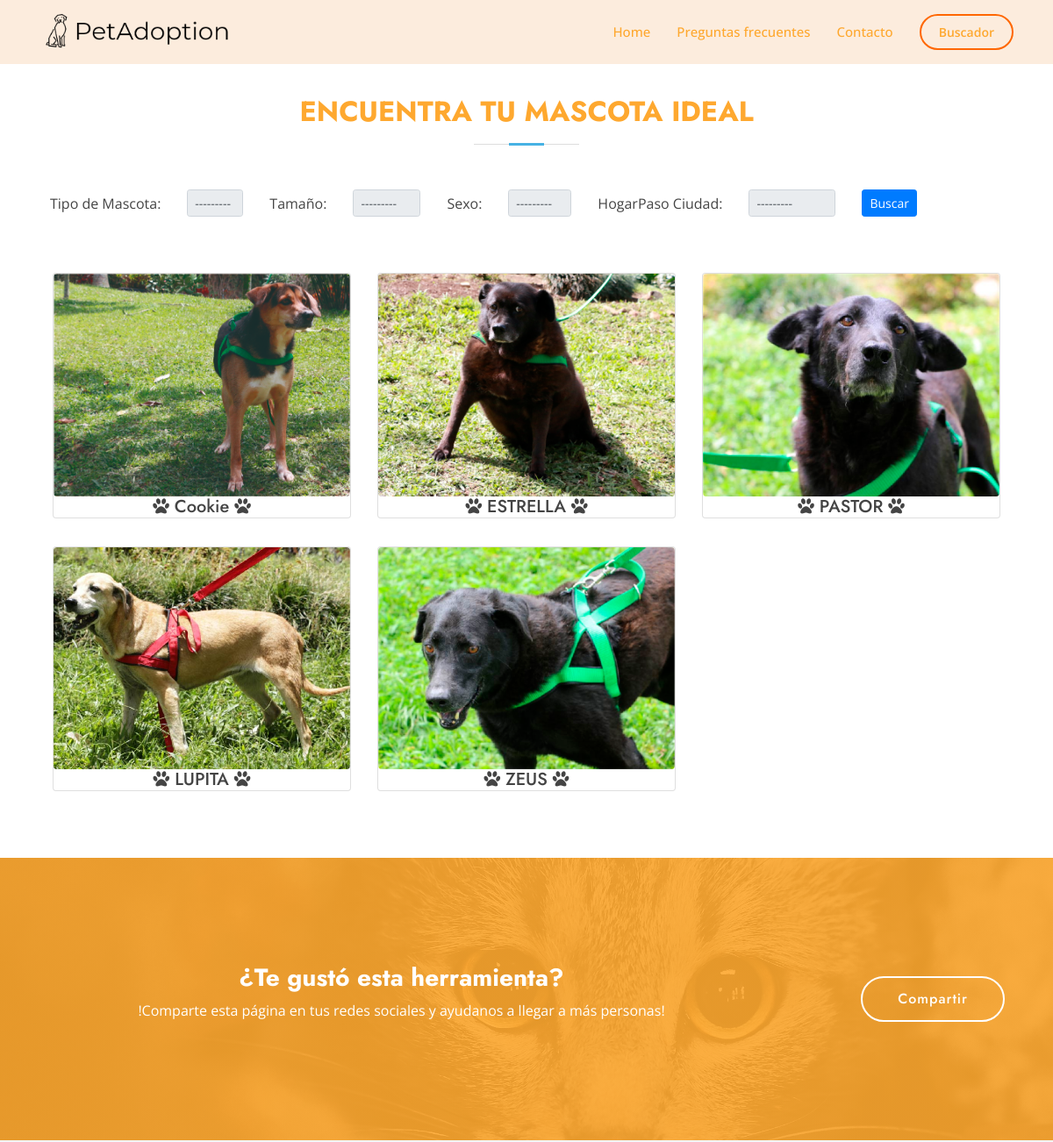
Before: /buscador/ (upper part) with the older database file.
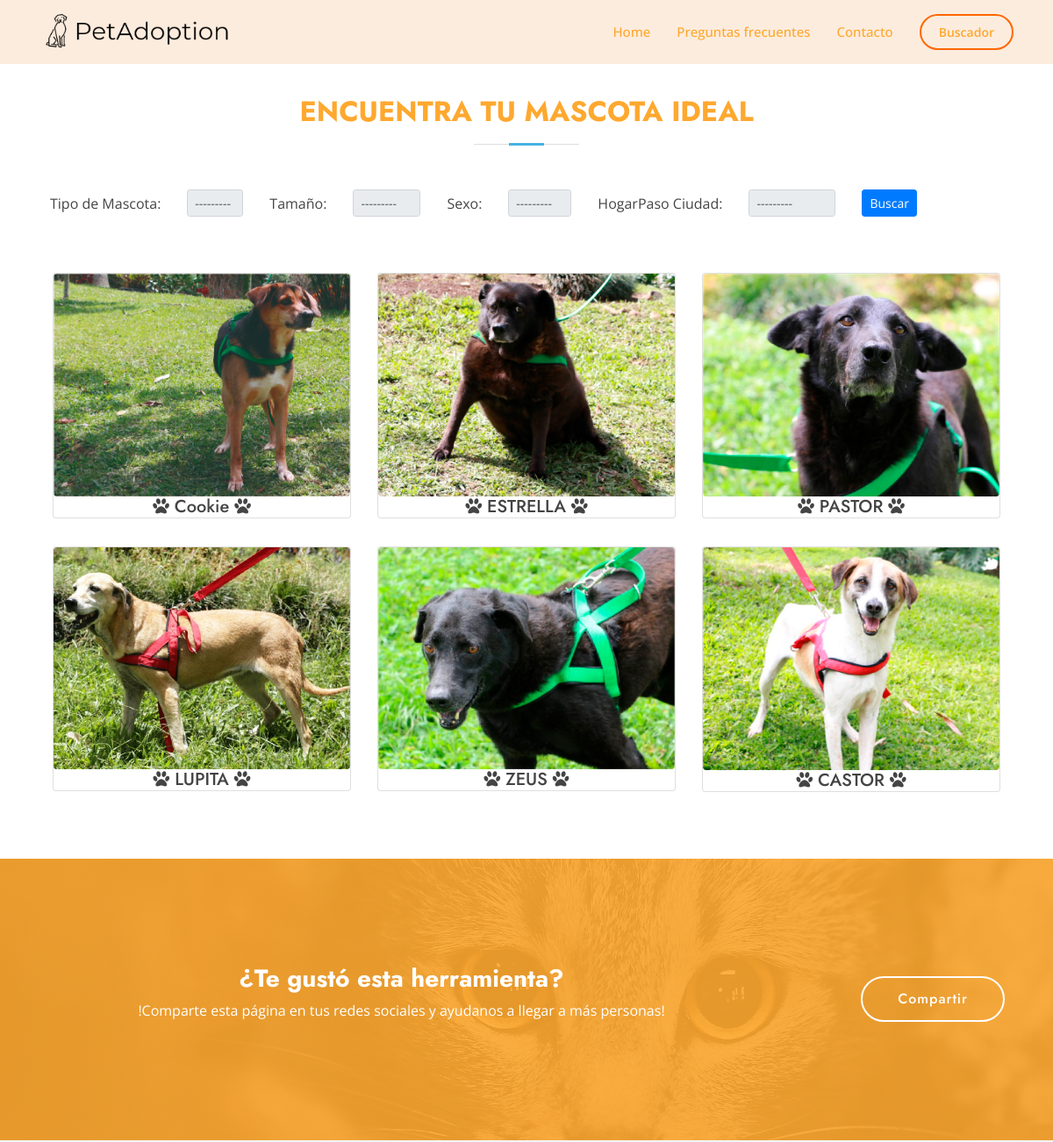
After: the same page with the newer database file.
### buscador/models.py (models this page shows)
class Mascota (models.Model):
    ESPECIE = (('Canino','Canino'),
                ('Felino','Felino'),)
    TAMANO = (('Grande','Grande'),
                ('Mediano','Mediano'),
                ('Pequeño','Pequeño'),)
    GENERO = (('Macho','Macho'),
                ('Hembra','Hembra'),)
    VACUNACION = (('Vacunado','Vacunado'),
                ('No vacunado','No vacunado'),)
    ESTERILIZACION = (('Esterilizado','Esterilizado'),
                ('No esterilizado','No esterilizado'),)
    idMascota = models.BigAutoField(primary_key=True)
    nombreMascota = models.CharField("Nombre mascota", max_length=30)
    especieMascota = models.CharField("Tipo de Mascota",max_length=515, choices= ESPECIE)
    edad = models.CharField("Edad,", max_length=9)
    raza = models.CharField("Raza", max_length=30)
    tamanoMascota = models.CharField("Tamaño", max_length=15, choices= TAMANO)
    sexo = models.CharField("Sexo",max_length=15, choices= GENERO)
    vacunacion = models.CharField("Estado de Vacunación", max_length=15, choices= VACUNACION)
    esterilizacion = models.CharField("Estado de Esterilización", max_length=30, choices=ESTERILIZACION)
    imagen = models.ImageField(upload_to ="Mascotas")
    HogarPaso = models.ForeignKey(HogarPaso, on_delete=models.CASCADE)

### buscador/views.py (the view)
# urls.py: path('', views.buscador, name ='buscador'),
def buscador (request):
    mascota =  Mascota.objects.all()
    myfilter = mascotaFilter(request.GET, queryset= mascota)
    mascota = myfilter.qs
    context = {"mascotas":mascota,'filter': myfilter}
    return render(request,'buscador.html', context)

### core/templatetags/custom_tags.py (called while the page is built)
@register.simple_tag
def anchor(url_name, section_id):
    return reverse(url_name) + '#' + section_id

### buscador/templates/buscador.html (shortened to what this page needs)
{% extends 'base.html' %}
{% load static %}
{% load widget_tweaks %}
{% block content %}
    <section id="buscador" class="about">
      <div class="container" data-aos="fade-up">
        <div class="row">
          <div class="section-title">
            <h2>Encuentra tu mascota ideal</h2>
          </div>
        </div>
        <div class="row align-items-center mb-5">
          <form class= "align-items-center text-center" method="get">
            <div class="form-inline  ">
              <div class="form-group">
                <div class="col-auto">
                    {{ filter.form.especieMascota.label_tag }}
                </div>
                <div class="col-auto">
                  {% render_field filter.form.especieMascota class="form-control form-control-sm" %}
                </div>
              </div>
              <div class="form-group">
                <div class="col-auto">
                  {{ filter.form.tamanoMascota.label_tag }}
                </div>
                <div class="col-auto">
                  {% render_field filter.form.tamanoMascota class="form-control form-control-sm" %}
                </div>
              </div>
              <div class="form-group">
                <div class="col-auto">
                  {{ filter.form.sexo.label_tag }}
                </div>
                <div class="col-auto">
                  {% render_field filter.form.sexo class="form-control form-control-sm" %}
                </div>
              </div>
              <div class="form-group">
                <div class="col-auto">
                  {{ filter.form.HogarPaso__ciudad.label_tag }}
                </div>
                <div class="col-auto">
                  {% render_field filter.form.HogarPaso__ciudad class="form-control form-control-sm" %}
                </div>
              </div>
              <div class="col-auto">
                <button class="btn btn-primary btn-sm" type ="submit">Buscar</button>
              </div>
            </div>
          </form>
        </div>
        <div class="col-md 9">
          <div class="row ">
            {% for mascota in mascotas %}
              <div class="col-md-4">
                <div class="card my-3 rounded">
                  <img class="image-tumbail rounded"
                  src="{{mascota.imagen.url}}" alt="Card image cap">
                  <div class="text-center align-middle">
                      <h5 class = "card-title mb-0"><i class="fa fa-paw" aria-hidden="true"></i> {{mascota.nombreMascota}} <i class="fa fa-paw" aria-hidden="true"></i></h5>
                  </div>
                </div>
              </div>
            {% endfor %}
          </div>
        </div>
      </div>
    </section>
{% endblock %}

Changed rows visible on the page:
added Mascota: imagen (picture), nombreMascota "CASTOR"
